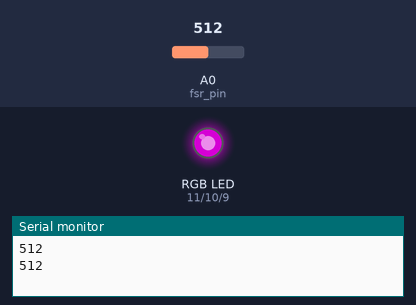
Simulated run of this sketch. Board: Arduino Uno, built with avr-gcc and run on an emulated ATmega328P. Shown: an RGB LED mixed from three pins (HIGH = lit), the last lines printed to the serial monitor. The test bench sets the inputs (shaded band); at power-on: A0 (fsr_pin) = 512. Dim RGB values are drawn brighter than linear.

Above: at 1.8 s.
1.9 s: A0 (fsr_pin) set to 5
6.0 s: A0 (fsr_pin) set to 2
At 6.5 s:
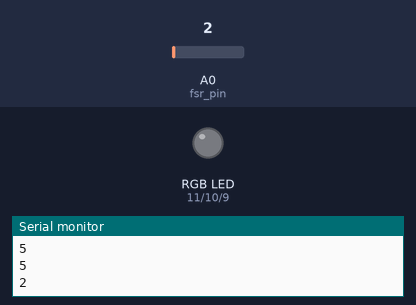
7.5 s: A0 (fsr_pin) set to 306
At 8.8 s:
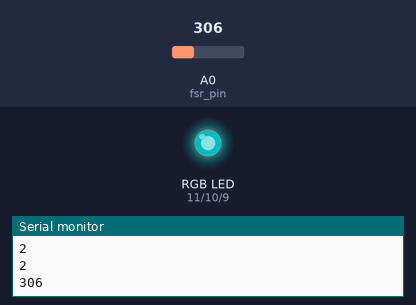
At 9.8 s:
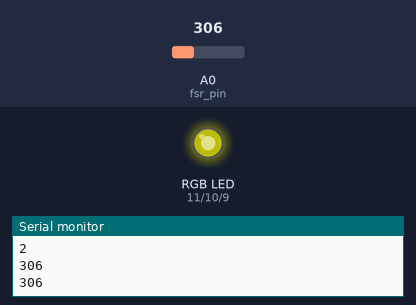
11.6 s: A0 (fsr_pin) set to 511
15.7 s: A0 (fsr_pin) set to 900
19.8 s: A0 (fsr_pin) set to 0
At 21.0 s:
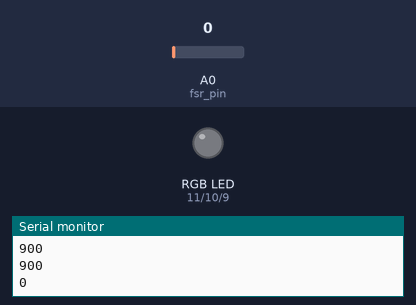
Timing chart, 0 to 22.5 s (numbered marks = the images above; inputs shaded):
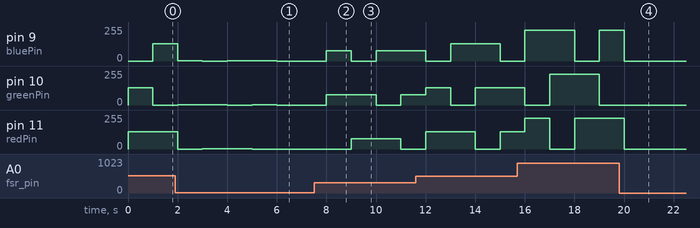

Measured:
- the behaviour switches between 4 and 3 on A0 (fsr_pin) (found by bisection; images 0 and 1)
- after the input at 6.0 s, pin 9 (bluePin): goes on until 6.0 s, then stays 0/255; pin 10 (greenPin): 1/255 → 0/255 after 0.00 s instead of 1.0 s; pin 11 (redPin): stays 0/255 (without the input it goes to 1/255 after 0.00 s)
- after the input at 7.5 s, pin 9 (bluePin): 0/255 → 78/255 after 0.50 s, → 0/255 1.0 s later, → 78/255 1.0 s later; pin 10 (greenPin): 0/255 → 78/255 after 0.50 s, → 0/255 2.0 s later, → 78/255 1.0 s later; pin 11 (redPin): 0/255 → 78/255 after 1.5 s, → 0/255 2.0 s later
- after the input at 19.8 s, pin 10 (greenPin): stays 0/255 (without the input it goes to 229/255 after 0.21 s); pin 11 (redPin): goes on until 20.0 s, then stays 0/255

The sketch:

sketch_nov02b.ino
```cpp
#define led_pin 11
#define fsr_pin A0

int greenPin = 10;
int redPin = 11;
int bluePin = 9;

int counter = 0;//狀態切換

void setup()
{
Serial.begin(9600);
pinMode(fsr_pin, INPUT);
pinMode(greenPin,OUTPUT);
pinMode(redPin,OUTPUT);
pinMode(bluePin,OUTPUT);
}
void loop()
{
int fsr_value = analogRead(fsr_pin); // 讀取FSR
int led_value = map(fsr_value, 0, 1000, 0, 255); // 從0~1023映射到0~255
Serial.println(fsr_value);
counter++;
if(counter == 1){//紅綠同時點亮，產生黃色
analogWrite(greenPin,led_value);
analogWrite(redPin,led_value);
analogWrite(bluePin,0);
}
else if(counter == 2){//藍紅同時點亮，產生紫色
analogWrite(greenPin,0);
analogWrite(redPin,led_value);
analogWrite(bluePin,led_value);
}
else if(counter == 3){//藍綠同時點亮，產生青色
analogWrite(greenPin,led_value);
analogWrite(redPin,0);
analogWrite(bluePin,led_value);
counter = 0;
}
delay(1000);
}
```
